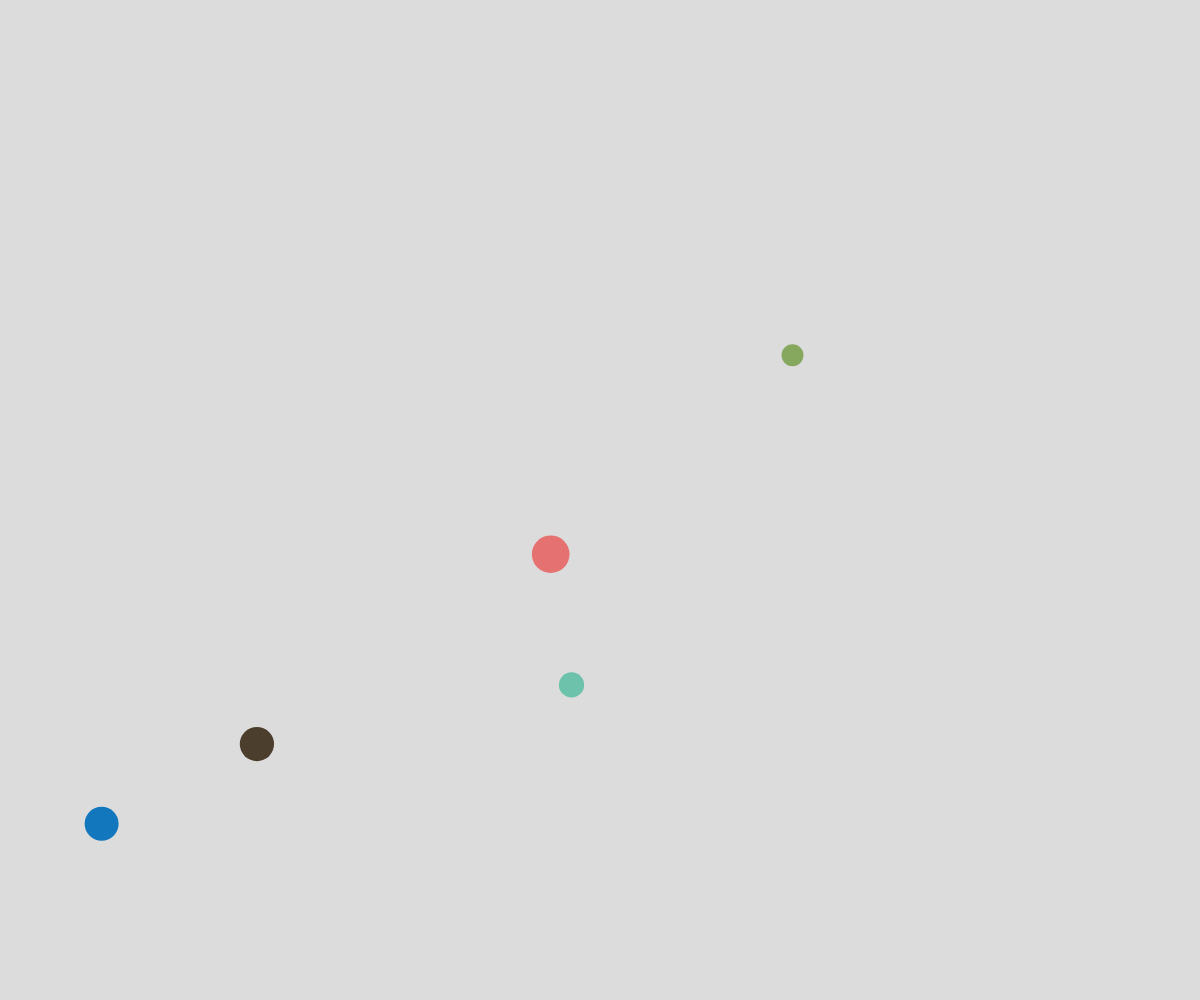
Frame 1 (no input)
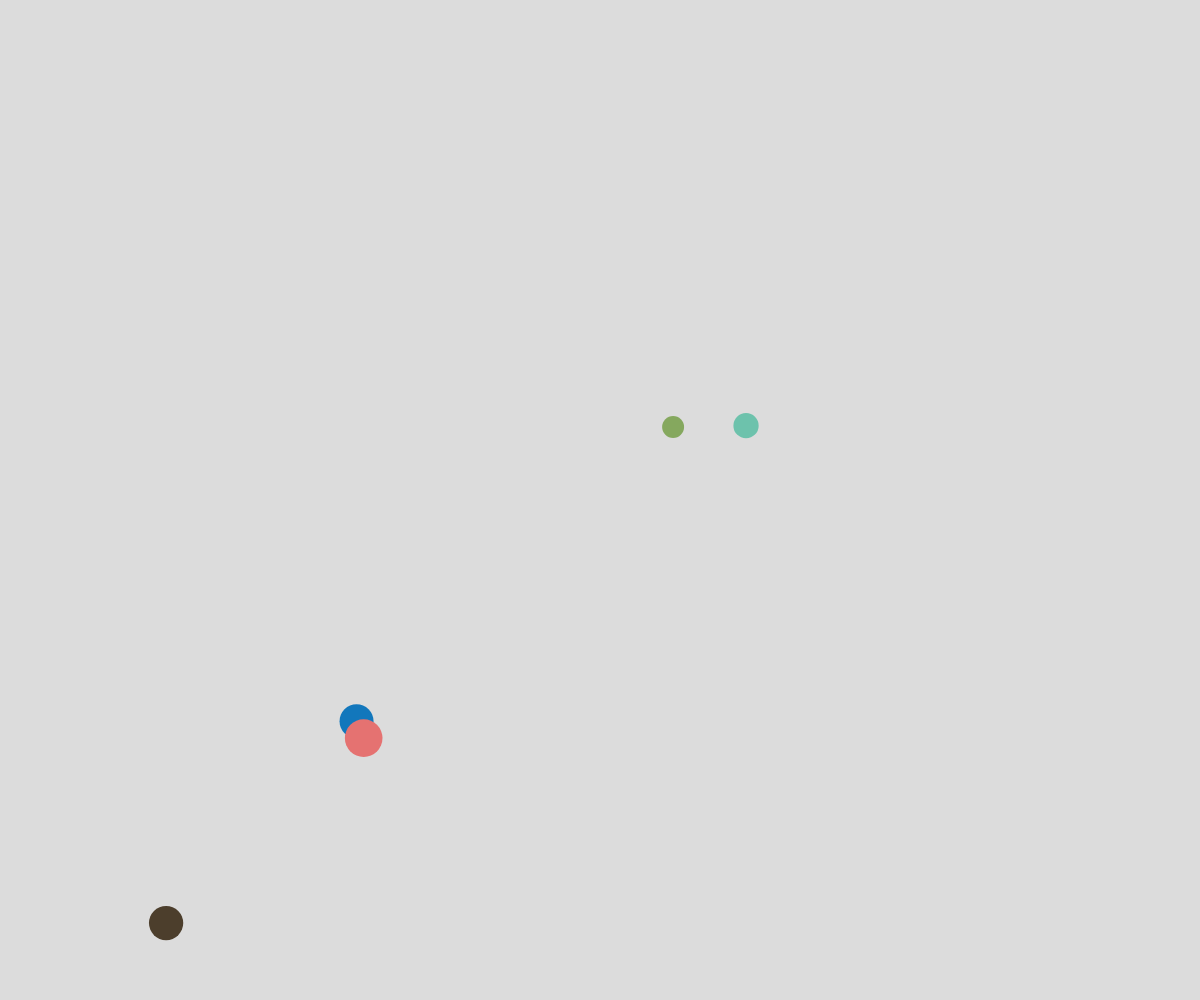
Frame 60 (no input)
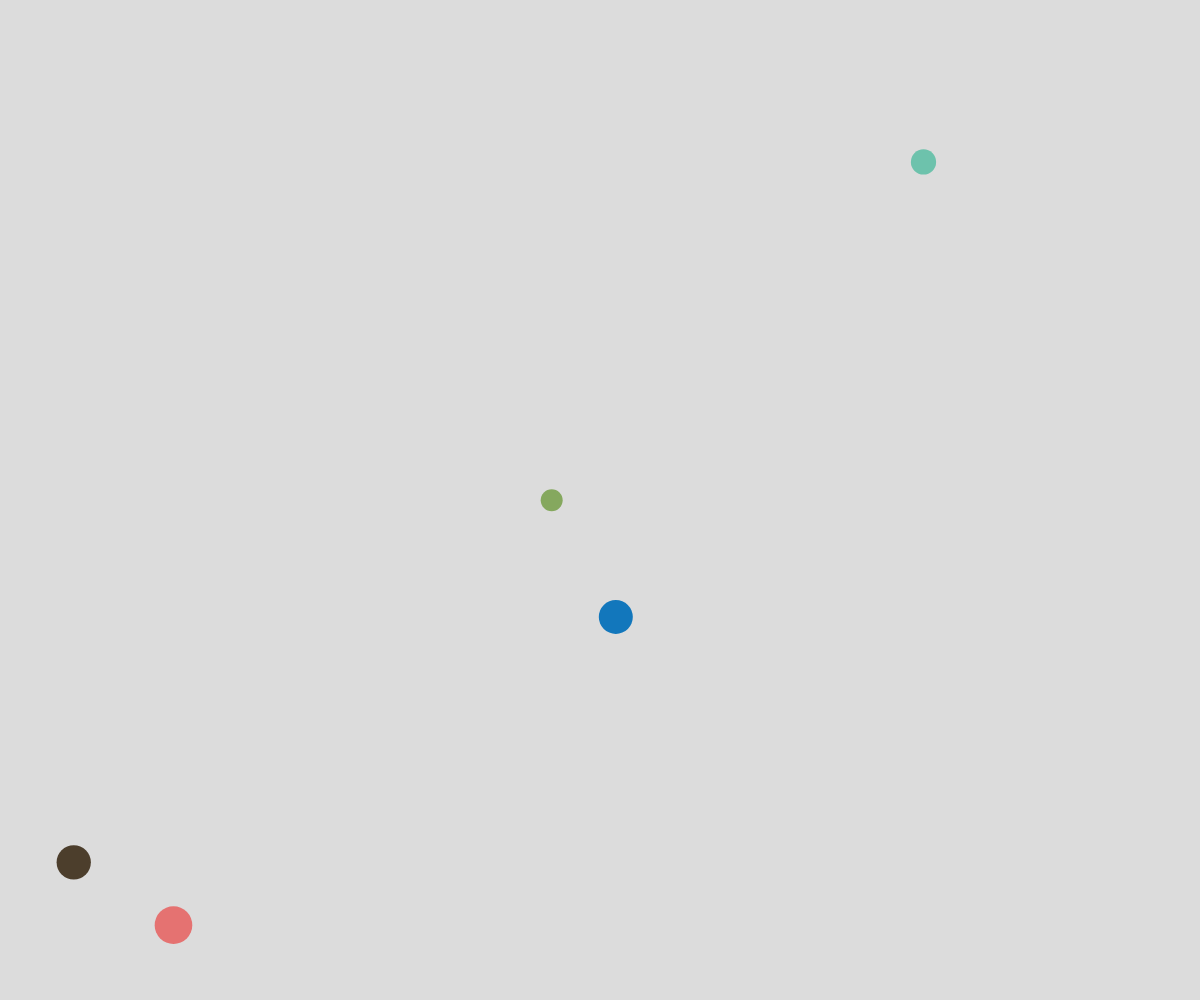
Frame 120 (the mouse pressed at the canvas centre since frame 60)

The p5.js sketch that drew these frames (run headless with seeded random() and noise() and a simulated clock; from frame 60 on, the mouse is pressed at the canvas centre):

// p5.js sketch
// ── sketch.js
// Final Exam Ball OOP
// William Sherwood

let radiusRange = [10, 20];
let maxSpeed = 5;
let ballArray = [];

function setup() {
  createCanvas(windowWidth, windowHeight);

  // Add 5 initial balls
  for (let i = 0; i < 5; i++){
    ballArray.push(createBall());
  }
}

function draw() {
  background(220);

  // Iterate through every ball to move and display it
  for (let ball of ballArray){
    ball.move();
    ball.display();
  }
}

class Ball{

  constructor(x, y, r){
    this.x = x;
    this.y = y;
    this.dx = random(-maxSpeed, maxSpeed);
    this.dy = random(-maxSpeed, maxSpeed);
    this.radius = r;
    this.color = color(random(255), random(255), random(255)); // random colour
  }

  move(){
    this.x += this.dx;
    this.y += this.dy;

    // Reverse horizontal speed if past the width of the screen
    if (this.x + this.radius >= width){
      this.dx *= -1;
    }
    else if (this.x - this.radius <= 0){
      this.dx *= -1;
    }

    // Reverse the vertical speed if past the height of the screen
    if (this.y + this.radius >= height){
      this.dy *= -1;
    }
    else if (this.y - this.radius <= 0){
      this.dy *= -1;
    }
  }

  display(){

    // Draw the ball to the screen
    noStroke();
    fill(this.color);
    circle(this.x, this.y, this.radius*2);
  }

  checkIfPointInsideBall(x, y){

    // Check if a point (Where the mouse is clicked) is inside the ball
    if (dist(this.x, this.y, x, y) < this.radius){

      // Find the index of the ball in the ballArray and remove it
      let index = ballArray.indexOf(this);
      ballArray.splice(index, 1);
    }
  }
}

function createBall(){
  // Returns a newly created Ball

  let radius = random(radiusRange[0], radiusRange[1]);

  // Don't allow the ball to spawn already slightly outside of the screen
  let x = random(radius, width - radius);
  let y = random(radius, height - radius);

  return new Ball(x, y, radius);
}

function keyPressed(){
  // Add a new ball to the ballArray
  ballArray.push(createBall());
}

function mousePressed(){
  //Remove balls that are clicked on 
  for (let ball of ballArray){
    ball.checkIfPointInsideBall(mouseX, mouseY);
  }
}
